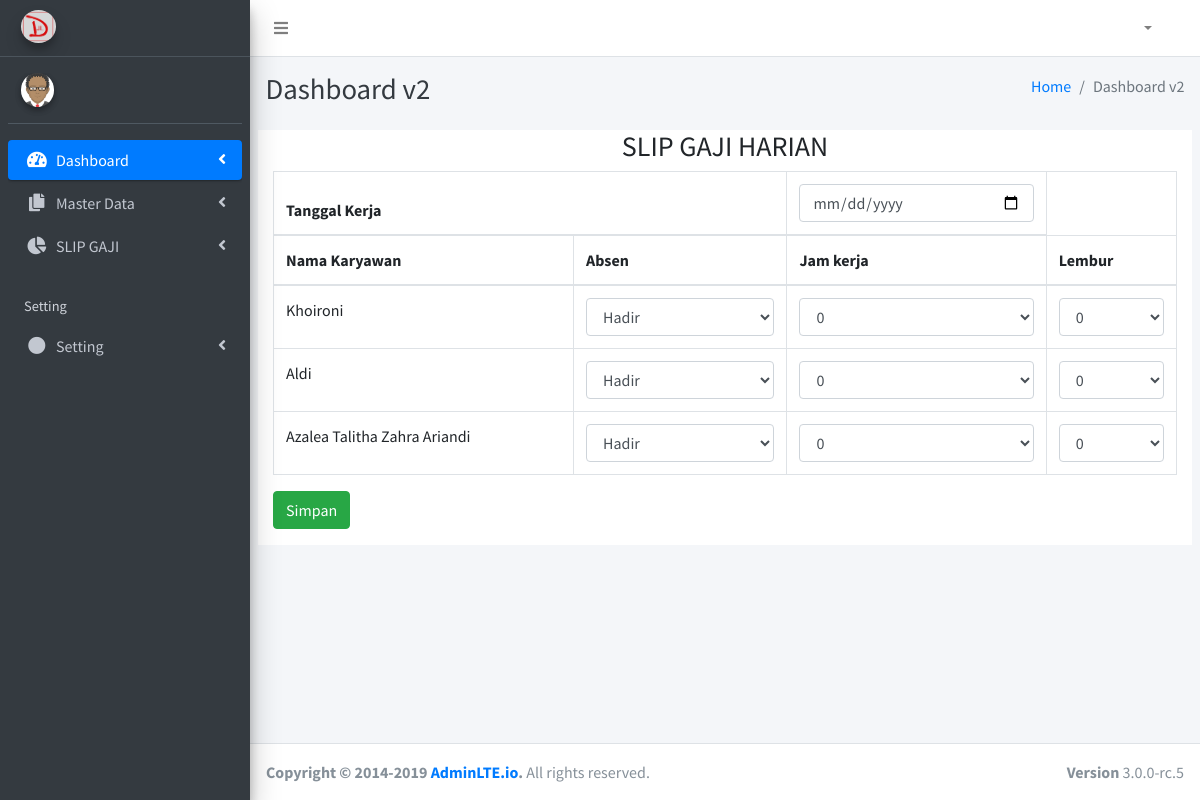
/index.php/slip_gaji/slip_harian, run on the app's committed database.
### tables this page shows
CREATE TABLE `tb_karyawan` (
  `id_karyawan` int(11) NOT NULL,
  `nama_karyawan` varchar(80) NOT NULL,
  `alamat` varchar(100) NOT NULL,
  `tempat_lahir` text NOT NULL,
  `tanggal_lahir` date NOT NULL,
  `mulai_kerja` date NOT NULL,
  `id_kategori` int(11) NOT NULL
);

### application/controllers/Slip_gaji.php (called while the page is built, shortened)
<?php
class Slip_gaji extends CI_Controller
{
	function __construct()
	{
		$this->load->model('Model_slip');
	}
	function slip_harian(){
		$data['angka']=$this->Model_slip->angka()->result();
		$data['karyawan']=$this->Model_slip->view_karyawan()->result();
		$data['content']='slip_harian';
		$this->load->view('dashboard',$data);
	}
}
?>

### index.php (called while the page is built, shortened)
<?php
require_once BASEPATH.'core/CodeIgniter.php';

### application/models/Model_slip.php (called while the page is built, shortened)
<?php
class Model_slip extends CI_Model
{
	function view_karyawan(){
        $this->db->where('id_kategori',1);
		return $this->db->get('tb_karyawan');
	}
	function angka(){
		return $this->db->get('angka');
	}
}
?>

### application/views/slip_harian.php (the view, shortened to what this page needs)
<div class="container" style="background-color:white;">
	<div class="col-md-12">
		<center><h3>SLIP GAJI HARIAN</h3></center>
		<div class="table table-responsive">
		<form action="<?php echo base_url('Slip_gaji/save_slip') ?>" method="post">
		<table class="table table-bordered" id="s">
		<thead>
			<tr>
					<th colspan="2">	Tanggal Kerja</th>
					<th>	<input type="date" name="tanggal" id="tanggal" class="form-control" required=""></th>
			</tr>
				<tr>
						<th>Nama Karyawan</th>
						<th>Absen</th>
						<th>	Jam kerja</th>
						<th>Lembur</th>
				</tr>
		</thead>
		<tbody>
			<?php $no=1; $k=1; $l=1; $a=1; foreach ($karyawan as $tampil) {
				 ?>
				<tr>
						<td><?=$tampil->nama_karyawan?></td>
						<td><select name="absen[<?=$a++?>]" id="absen" class="form-control">
						<option value="Hadir">Hadir</option>
					</select></td>
						<td ><select name="jk[<?=$k++?>]" id="jamkerja" class="form-control">
						<?php foreach ($angka as $tampil) {
						 ?>
						<option value="<?=$tampil->angka_kerja?>"><?=$tampil->angka_kerja?></option>
					<?php }?>
					</select></td>
					<td id="le"><select name="l[<?=$l++?>]" id="lembur" class="form-control">
						<?php foreach ($angka as $tampil) {
						 ?>
						<option value="<?=$tampil->angka_kerja?>"><?=$tampil->angka_kerja?></option>
					<?php }?>
					</select></td>
				</tr>
<?php }?>
		</tbody>
		</table>
		<button class="btn btn-success">Simpan</button>
		</form>
		</div>
	</div>
</div>

### data on the page
tb_karyawan: nama_karyawan "Khoironi"
tb_karyawan: nama_karyawan "Aldi"
tb_karyawan: nama_karyawan "Azalea Talitha Zahra Ariandi"

### other printed values
form field value "0"
